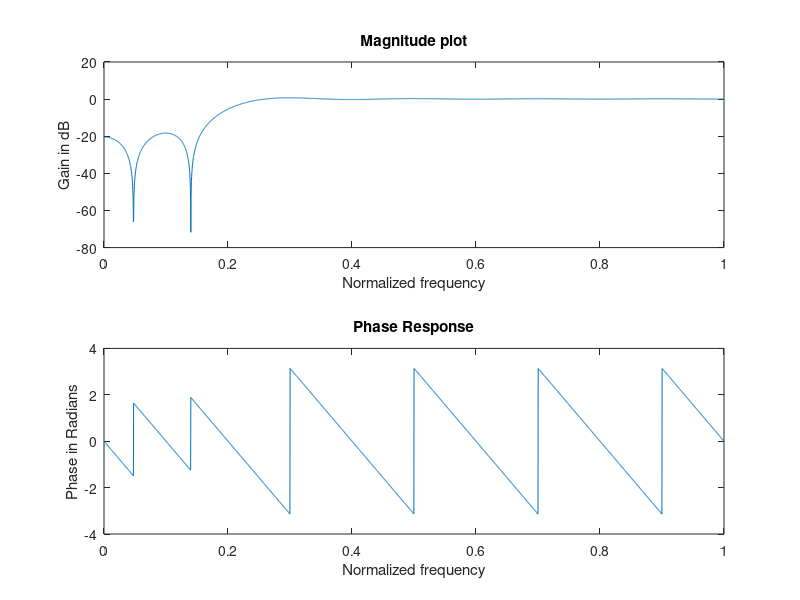

Reproduce this figure in MATLAB.
%Response of High pass FIR using Rectangular window

clc;
clear all;
close all;

n=20;
fp=100;
fq=300;
fs=1000;
fn=2*fp/fs;

window=rectwin(n+1);
b = fir1(n, fn, "high", window);

w = 0:0.001:pi;
[h,om] = freqz(b,1,w);

a = 20*log10(abs(h));
b = angle(h);

subplot(2,1,1); plot(w/pi, a);
xlabel("Normalized frequency");
ylabel("Gain in dB");
title("Magnitude plot");

subplot(2,1,2); plot(w/pi, b);
xlabel("Normalized frequency");
ylabel("Phase in Radians");
title("Phase Response");